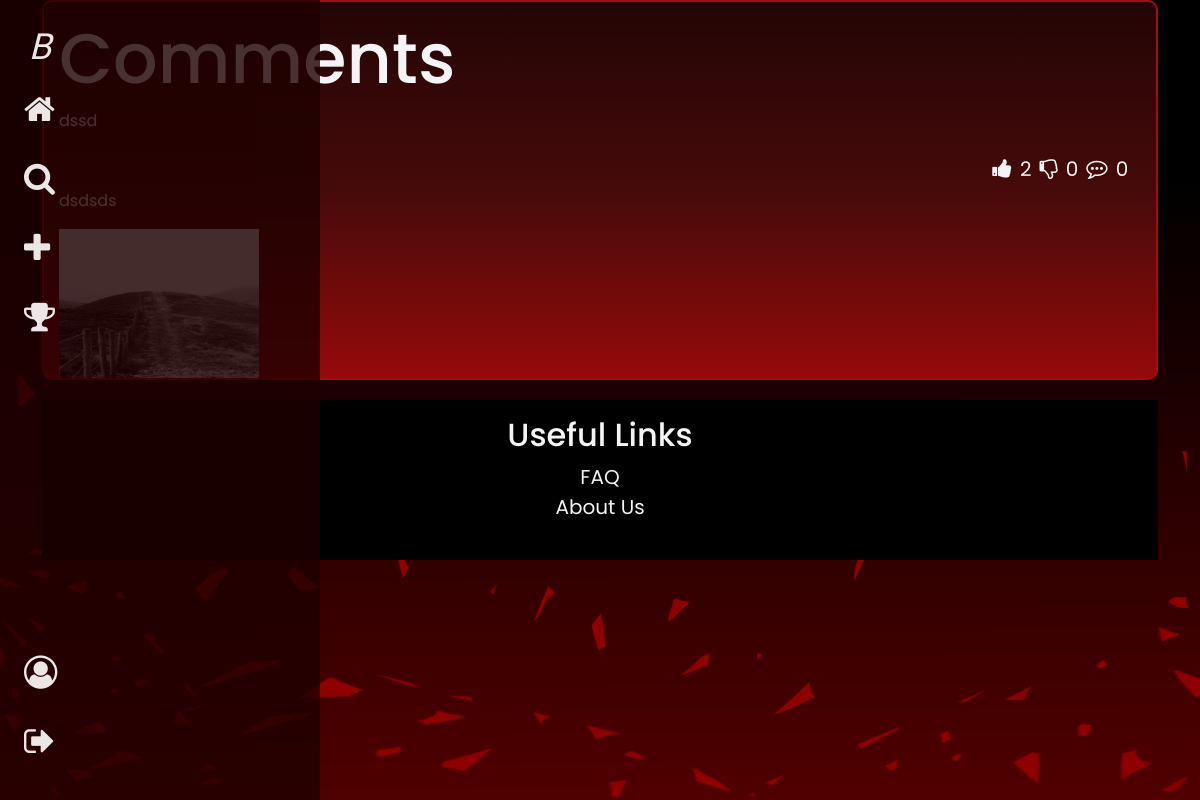
Before: /post/1 (signed in) with the older database file.
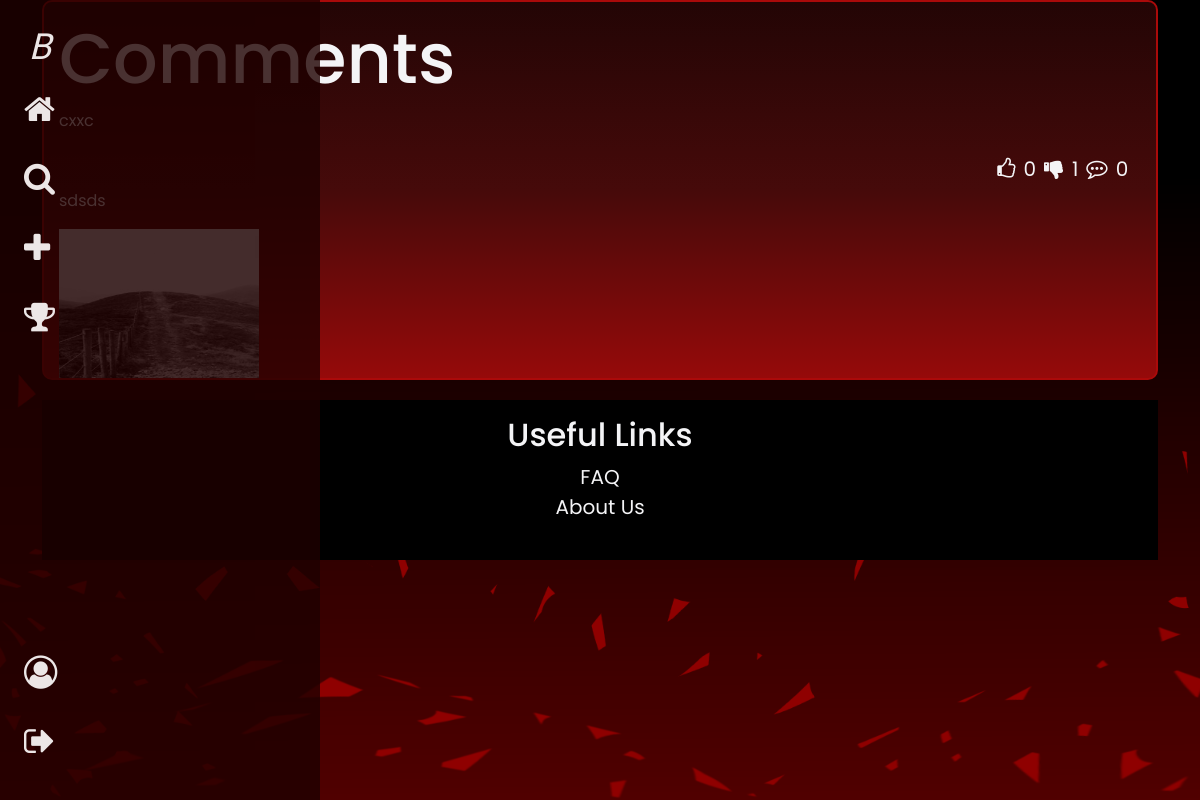
After: the same page with the newer database file.
### app/models.py (models this page shows)
class Post(db.Model): #discussion posts, flag = "discussion"
    pid = db.Column(db.Integer, primary_key=True)
    uid = db.Column(db.Integer, db.ForeignKey('user.uid'))
    user = db.relationship('User', backref='post')
    title = db.Column(db.String(100))
    img = db.Column(db.String(100), nullable=False)
    desc = db.Column(db.String(1000))
    flag = db.Column(db.String(100)) #Bounty, Listing, Discussion
    timestamp = db.Column(db.DateTime(timezone=True), default=func.now())
    likes = db.Column(db.Integer, default = 0)
    dislikes = db.Column(db.Integer, default = 0)
    price = db.Column(db.Integer, default = 0)
    status = db.Column(db.String(100))
    com_num = db.Column(db.Integer, default = 0)
    claimed = db.Column(db.String(100), default=False) #if the logged in user has claimed this bounty or not

### app/routes.py (the view, shortened to what this page needs)
@routes.route('/post/<int:post_id>', methods=['GET', 'POST'])
def post(post_id):
    post = Post.query.get_or_404(post_id)
    comments = Comments.query.filter_by(pid=post_id).all()
    form = CommentForm()
    lip = [like.pid for like in Likes.query.filter_by(uid=current_user.uid, liked=True).all()]
    dip = [like.pid for like in Likes.query.filter_by(uid=current_user.uid, disliked=True).all()]
    return render_template('post.html', user=current_user, post=post, comments=comments, form=form, lip=lip, dip=dip)

### app/__init__.py (called while the page is built)
def create_app(config_class=Config):
    app = Flask(__name__)
    app.config.from_object(config_class)
    app.config['SECRET_KEY'] = os.environ.get('FLASK_SECRET_KEY', 'default_secret_key')
    app.config['SQLALCHEMY_DATABASE_URI'] = f'sqlite:///{DB_NAME}'
    app.config['POST_FOLDER'] = 'static/posts'
    db.init_app(app)
    migrate.init_app(app, db)  # Initialize Flask-Migrate with the app and db
    from .routes import routes
    from .auth import auth
    from .models import User, Post, Comments, Likes, Sell, Promote
    with app.app_context():
        db.create_all()
    app.register_blueprint(routes, url_prefix='/')
    app.register_blueprint(auth, url_prefix='/')
    login_manager = LoginManager()
    login_manager.login_view = 'auth.login'
    login_manager.init_app(app)
    @login_manager.user_loader
    def load_user(id):
        return User.query.get(int(id))
    return app

### app/templates/post.html (shortened to what this page needs)
{% extends "base.html" %}
{% block content %}
<div class="home">
    <div class="container">
        <div class="postbubble">
            <div class="comments-container">
                <h1>Comments</h1>
                <p>{{ post.title }}</p>
                <div class="reactbar" style="opacity: 1">
                    <button id="likeButton-{{ post.pid }}" class="reactbutton like" onclick="toggleLike(this, {{ post.pid }})">
                        {% if post.pid in lip %}
                        <i class="fa fa-thumbs-up fa-lg"></i>
                        {% else %}
                        <i class="fa fa-thumbs-o-up fa-lg"></i>
                        {% endif %}
                    </button>
                    <span id="likeCount-{{ post.pid }}" class="reactnumber">{{ post.likes }}</span>
                    <button id="dislikeButton-{{ post.pid }}" class="reactbutton" onclick="toggleLike(this, {{ post.pid }})">
                        {% if post.pid in dip %}
                        <i class="fa fa-thumbs-down fa-lg"></i>
                        {% else %}
                        <i class="fa fa-thumbs-o-down fa-lg"></i>
                        {% endif %}
                    </button>
                    <span id="dislikeCount-{{ post.pid }}" class="reactnumber">{{ post.dislikes }}</span>
                    <button id="commentButton-{{ post.pid }}" class="reactbutton">
                        <i class="fa fa-commenting-o fa-lg"></i>
                    </button>
                    <span id="commentCount-{{ post.pid }}" class="reactnumber">{{ comments|length }}</span>
                </div>
                <p>{{ post.desc }}</p>
                <img src="{{ url_for('static', filename='images/posts/' + post.img) }}" alt="Post Image" width="200" height="150">
  </div>
</div>
{% endblock %}

Changed rows visible on the page:
changed Post: title "dssd" → "cxxc"; likes "2" → "0"; dislikes "0" → "1"; desc "dsdsds" → "sdsds"
